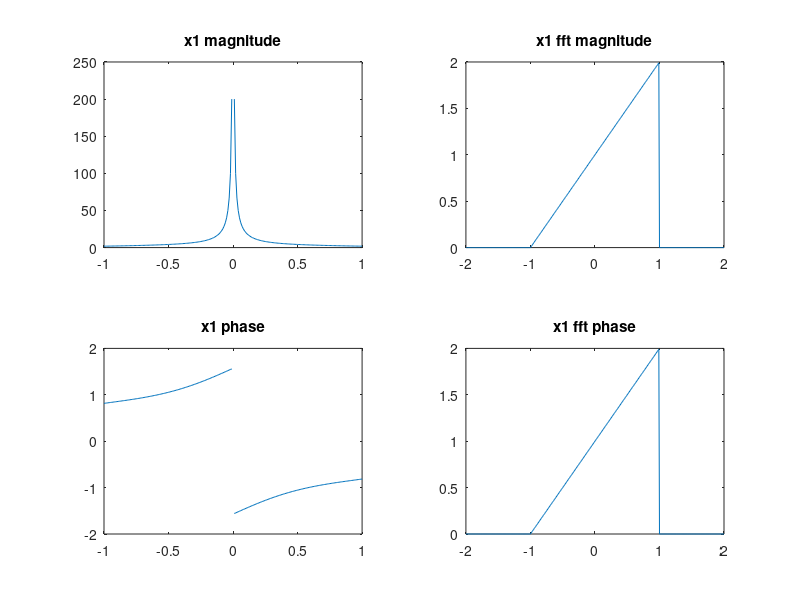
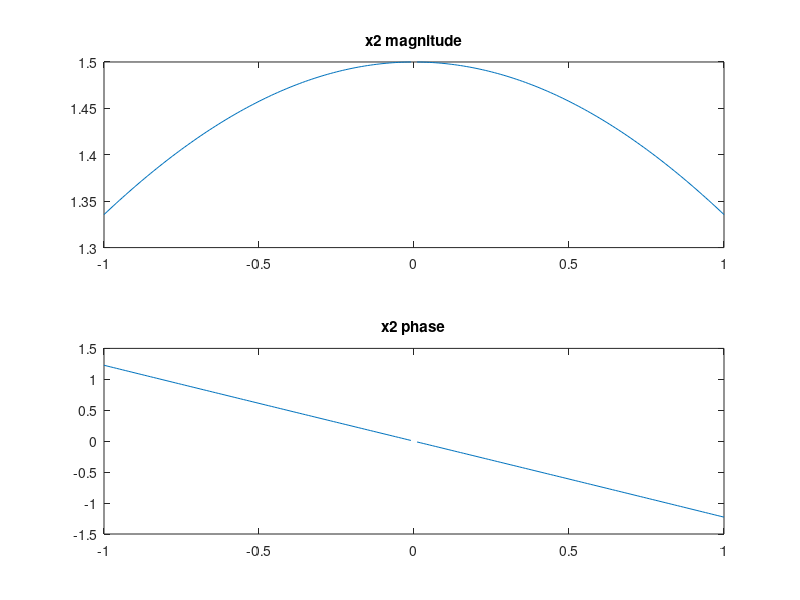

Reproduce these figures in MATLAB, in order.
function problem_2_3(w)

if nargin < 1
    w = -1:.01:1;
end

t = -2:.01:2;

figure 1;
subplot(2, 2, 1);
plot(w, abs(x1(w)));
title('x1 magnitude');

subplot(2, 2, 2);
plot(t, input1(t))
title('x1 fft magnitude');

subplot(2, 2, 3);
plot(w, angle(x1(w)));
title('x1 phase');

subplot(2, 2, 4);
plot(t, input1(t));
title('x1 fft phase');

figure 2;
subplot(2, 1, 1);
plot(w, abs(x2(w)));
title('x2 magnitude');
subplot(2, 1, 2);
plot(w, angle(x2(w)));
title('x2 phase');

end

function x = x1(w)
    x = sinc(w) + (-i * exp(i * w) + (1 ./ w) - exp(i * w) ./ w) ./ w;
end

function x = x2(w)
    x = i * (exp(-2 * i * w) - i * exp(-i * w) ./ w + i ./ w) ./ w;
end

function x = input1(t)
    x = zeros(size(t))
    x(t > -1) = t(t > -1) + 1
    x(t >= 0 && t < 1) = 1;
    x(t >= 1) = 0;
end

function x = input2(t)
    x = zeros(size(t));
    x(t < 0) = 0;
    x(t > 0 && t <= 1) = t(t > 0 && t <= 1);
    x(t > 1 && t <= 2) = 1;
    t(t > 2) = 0;
end
